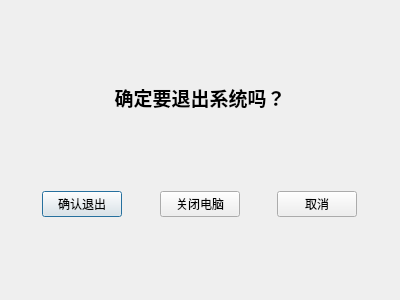
<?xml version="1.0" encoding="UTF-8"?>
<ui version="4.0">
 <class>ExitSystem</class>
 <widget class="QDialog" name="ExitSystem">
  <property name="geometry">
   <rect>
    <x>0</x>
    <y>0</y>
    <width>400</width>
    <height>300</height>
   </rect>
  </property>
  <property name="windowTitle">
   <string>Dialog</string>
  </property>
  <layout class="QGridLayout" name="gridLayout">
   <item row="0" column="0">
    <layout class="QVBoxLayout" name="verticalLayout">
     <item>
      <spacer name="verticalSpacer">
       <property name="orientation">
        <enum>Qt::Vertical</enum>
       </property>
       <property name="sizeHint" stdset="0">
        <size>
         <width>20</width>
         <height>40</height>
        </size>
       </property>
      </spacer>
     </item>
     <item>
      <widget class="QLabel" name="exitMsg">
       <property name="font">
        <font>
         <pointsize>14</pointsize>
         <weight>75</weight>
         <bold>true</bold>
        </font>
       </property>
       <property name="text">
        <string>确定要退出系统吗？</string>
       </property>
       <property name="alignment">
        <set>Qt::AlignCenter</set>
       </property>
      </widget>
     </item>
     <item>
      <spacer name="verticalSpacer_2">
       <property name="orientation">
        <enum>Qt::Vertical</enum>
       </property>
       <property name="sizeHint" stdset="0">
        <size>
         <width>20</width>
         <height>40</height>
        </size>
       </property>
      </spacer>
     </item>
     <item>
      <layout class="QHBoxLayout" name="horizontalLayout">
       <item>
        <spacer name="horizontalSpacer_2">
         <property name="orientation">
          <enum>Qt::Horizontal</enum>
         </property>
         <property name="sizeHint" stdset="0">
          <size>
           <width>40</width>
           <height>20</height>
          </size>
         </property>
        </spacer>
       </item>
       <item>
        <widget class="QPushButton" name="exitOk">
         <property name="text">
          <string>确认退出</string>
         </property>
        </widget>
       </item>
       <item>
        <spacer name="horizontalSpacer">
         <property name="orientation">
          <enum>Qt::Horizontal</enum>
         </property>
         <property name="sizeHint" stdset="0">
          <size>
           <width>40</width>
           <height>20</height>
          </size>
         </property>
        </spacer>
       </item>
       <item>
        <widget class="QPushButton" name="exitShutdown">
         <property name="text">
          <string>关闭电脑</string>
         </property>
        </widget>
       </item>
       <item>
        <spacer name="horizontalSpacer_4">
         <property name="orientation">
          <enum>Qt::Horizontal</enum>
         </property>
         <property name="sizeHint" stdset="0">
          <size>
           <width>40</width>
           <height>20</height>
          </size>
         </property>
        </spacer>
       </item>
       <item>
        <widget class="QPushButton" name="exitCancel">
         <property name="text">
          <string>取消</string>
         </property>
        </widget>
       </item>
       <item>
        <spacer name="horizontalSpacer_3">
         <property name="orientation">
          <enum>Qt::Horizontal</enum>
         </property>
         <property name="sizeHint" stdset="0">
          <size>
           <width>40</width>
           <height>20</height>
          </size>
         </property>
        </spacer>
       </item>
      </layout>
     </item>
     <item>
      <spacer name="verticalSpacer_3">
       <property name="orientation">
        <enum>Qt::Vertical</enum>
       </property>
       <property name="sizeHint" stdset="0">
        <size>
         <width>20</width>
         <height>40</height>
        </size>
       </property>
      </spacer>
     </item>
    </layout>
   </item>
  </layout>
 </widget>
 <resources/>
 <connections>
  <connection>
   <sender>exitCancel</sender>
   <signal>clicked()</signal>
   <receiver>ExitSystem</receiver>
   <slot>close()</slot>
   <hints>
    <hint type="sourcelabel">
     <x>265</x>
     <y>185</y>
    </hint>
    <hint type="destinationlabel">
     <x>199</x>
     <y>149</y>
    </hint>
   </hints>
  </connection>
 </connections>
</ui>
